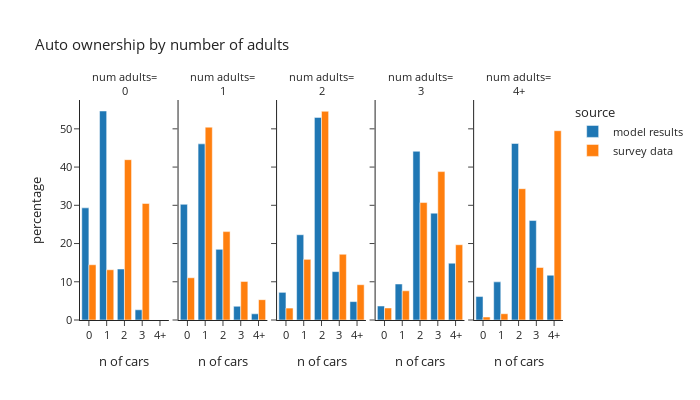

Notebook cell for this chart:
### Code cell
plot_auto(hh_data,'num_adults_simple','number of adults','num adults')

### Figure 1 — Plotly figure (JSON) as saved in the notebook; plotly's stock layout.template omitted (floating-point values rounded to 4 significant figures)
{"data": [{"alignmentgroup": "True", "hovertemplate": "source=model results<br>num_adults_simple=0<br>auto_ownership_simple=%{x}<br>percentage=%{y}<extra></extra>", "legendgroup": "model results", "marker": {"color": "#1F77B4", "pattern": {"shape": ""}}, "name": "model results", "offsetgroup": "model results", "orientation": "v", "showlegend": true, "textposition": "auto", "type": "bar", "x": ["0", "1", "2", "3"], "xaxis": "x", "y": [29.33, 54.67, 13.33, 2.667], "yaxis": "y"}, {"alignmentgroup": "True", "hovertemplate": "source=model results<br>num_adults_simple=1<br>auto_ownership_simple=%{x}<br>percentage=%{y}<extra></extra>", "legendgroup": "model results", "marker": {"color": "#1F77B4", "pattern": {"shape": ""}}, "name": "model results", "offsetgroup": "model results", "orientation": "v", "showlegend": false, "textposition": "auto", "type": "bar", "x": ["0", "1", "2", "3", "4+"], "xaxis": "x2", "y": [30.26, 46.07, 18.47, 3.589, 1.612], "yaxis": "y2"}, {"alignmentgroup": "True", "hovertemplate": "source=model results<br>num_adults_simple=2<br>auto_ownership_simple=%{x}<br>percentage=%{y}<extra></extra>", "legendgroup": "model results", "marker": {"color": "#1F77B4", "pattern": {"shape": ""}}, "name": "model results", "offsetgroup": "model results", "orientation": "v", "showlegend": false, "textposition": "auto", "type": "bar", "x": ["0", "1", "2", "3", "4+"], "xaxis": "x3", "y": [7.232, 22.3, 53.0, 12.66, 4.814], "yaxis": "y3"}, {"alignmentgroup": "True", "hovertemplate": "source=model results<br>num_adults_simple=3<br>auto_ownership_simple=%{x}<br>percentage=%{y}<extra></extra>", "legendgroup": "model results", "marker": {"color": "#1F77B4", "pattern": {"shape": ""}}, "name": "model results", "offsetgroup": "model results", "orientation": "v", "showlegend": false, "textposition": "auto", "type": "bar", "x": ["0", "1", "2", "3", "4+"], "xaxis": "x4", "y": [3.654, 9.416, 44.13, 27.94, 14.86], "yaxis": "y4"}, {"alignmentgroup": "True", "hovertemplate": "source=model results<br>num_adults_simple=4+<br>auto_ownership_simple=%{x}<br>percentage=%{y}<extra></extra>", "legendgroup": "model results", "marker": {"color": "#1F77B4", "pattern": {"shape": ""}}, "name": "model results", "offsetgroup": "model results", "orientation": "v", "showlegend": false, "textposition": "auto", "type": "bar", "x": ["0", "1", "2", "3", "4+"], "xaxis": "x5", "y": [6.129, 9.973, 46.17, 26.02, 11.71], "yaxis": "y5"}, {"alignmentgroup": "True", "hovertemplate": "source=survey data<br>num_adults_simple=0<br>auto_ownership_simple=%{x}<br>percentage=%{y}<extra></extra>", "legendgroup": "survey data", "marker": {"color": "#FF7F0E", "pattern": {"shape": ""}}, "name": "survey data", "offsetgroup": "survey data", "orientation": "v", "showlegend": true, "textposition": "auto", "type": "bar", "x": ["0", "1", "2", "3"], "xaxis": "x", "y": [14.45, 13.14, 41.93, 30.48], "yaxis": "y"}, {"alignmentgroup": "True", "hovertemplate": "source=survey data<br>num_adults_simple=1<br>auto_ownership_simple=%{x}<br>percentage=%{y}<extra></extra>", "legendgroup": "survey data", "marker": {"color": "#FF7F0E", "pattern": {"shape": ""}}, "name": "survey data", "offsetgroup": "survey data", "orientation": "v", "showlegend": false, "textposition": "auto", "type": "bar", "x": ["0", "1", "2", "3", "4+"], "xaxis": "x2", "y": [11.04, 50.43, 23.12, 10.09, 5.315], "yaxis": "y2"}, {"alignmentgroup": "True", "hovertemplate": "source=survey data<br>num_adults_simple=2<br>auto_ownership_simple=%{x}<br>percentage=%{y}<extra></extra>", "legendgroup": "survey data", "marker": {"color": "#FF7F0E", "pattern": {"shape": ""}}, "name": "survey data", "offsetgroup": "survey data", "orientation": "v", "showlegend": false, "textposition": "auto", "type": "bar", "x": ["0", "1", "2", "3", "4+"], "xaxis": "x3", "y": [3.12, 15.87, 54.59, 17.2, 9.23], "yaxis": "y3"}, {"alignmentgroup": "True", "hovertemplate": "source=survey data<br>num_adults_simple=3<br>auto_ownership_simple=%{x}<br>percentage=%{y}<extra></extra>", "legendgroup": "survey data", "marker": {"color": "#FF7F0E", "pattern": {"shape": ""}}, "name": "survey data", "offsetgroup": "survey data", "orientation": "v", "showlegend": false, "textposition": "auto", "type": "bar", "x": ["0", "1", "2", "3", "4+"], "xaxis": "x4", "y": [3.146, 7.636, 30.72, 38.81, 19.69], "yaxis": "y4"}, {"alignmentgroup": "True", "hovertemplate": "source=survey data<br>num_adults_simple=4+<br>auto_ownership_simple=%{x}<br>percentage=%{y}<extra></extra>", "legendgroup": "survey data", "marker": {"color": "#FF7F0E", "pattern": {"shape": ""}}, "name": "survey data", "offsetgroup": "survey data", "orientation": "v", "showlegend": false, "textposition": "auto", "type": "bar", "x": ["0", "1", "2", "3", "4+"], "xaxis": "x5", "y": [0.7751, 1.641, 34.34, 13.73, 49.51], "yaxis": "y5"}], "layout": {"annotations": [{"font": {}, "showarrow": false, "text": "num adults=<br>0", "x": 0.092, "xanchor": "center", "xref": "paper", "y": 1.0, "yanchor": "bottom", "yref": "paper"}, {"font": {}, "showarrow": false, "text": "num adults=<br>1", "x": 0.296, "xanchor": "center", "xref": "paper", "y": 1.0, "yanchor": "bottom", "yref": "paper"}, {"font": {}, "showarrow": false, "text": "num adults=<br>2", "x": 0.5, "xanchor": "center", "xref": "paper", "y": 1.0, "yanchor": "bottom", "yref": "paper"}, {"font": {}, "showarrow": false, "text": "num adults=<br>3", "x": 0.704, "xanchor": "center", "xref": "paper", "y": 1.0, "yanchor": "bottom", "yref": "paper"}, {"font": {}, "showarrow": false, "text": "num adults=<br>4+", "x": 0.908, "xanchor": "center", "xref": "paper", "y": 1.0, "yanchor": "bottom", "yref": "paper"}], "barmode": "group", "font": {"size": 11}, "height": 400, "legend": {"title": {"text": "source"}, "tracegroupgap": 0}, "title": {"text": "Auto ownership by number of adults"}, "width": 700, "xaxis": {"anchor": "y", "domain": [0.0, 0.184], "title": {"text": "n of cars"}}, "xaxis2": {"anchor": "y2", "domain": [0.204, 0.388], "matches": "x", "title": {"text": "n of cars"}}, "xaxis3": {"anchor": "y3", "domain": [0.408, 0.592], "matches": "x", "title": {"text": "n of cars"}}, "xaxis4": {"anchor": "y4", "domain": [0.612, 0.796], "matches": "x", "title": {"text": "n of cars"}}, "xaxis5": {"anchor": "y5", "domain": [0.816, 1.0], "matches": "x", "title": {"text": "n of cars"}}, "yaxis": {"anchor": "x", "domain": [0.0, 1.0], "title": {"text": "percentage"}}, "yaxis2": {"anchor": "x2", "domain": [0.0, 1.0], "matches": "y", "showticklabels": false}, "yaxis3": {"anchor": "x3", "domain": [0.0, 1.0], "matches": "y", "showticklabels": false}, "yaxis4": {"anchor": "x4", "domain": [0.0, 1.0], "matches": "y", "showticklabels": false}, "yaxis5": {"anchor": "x5", "domain": [0.0, 1.0], "matches": "y", "showticklabels": false}}}
